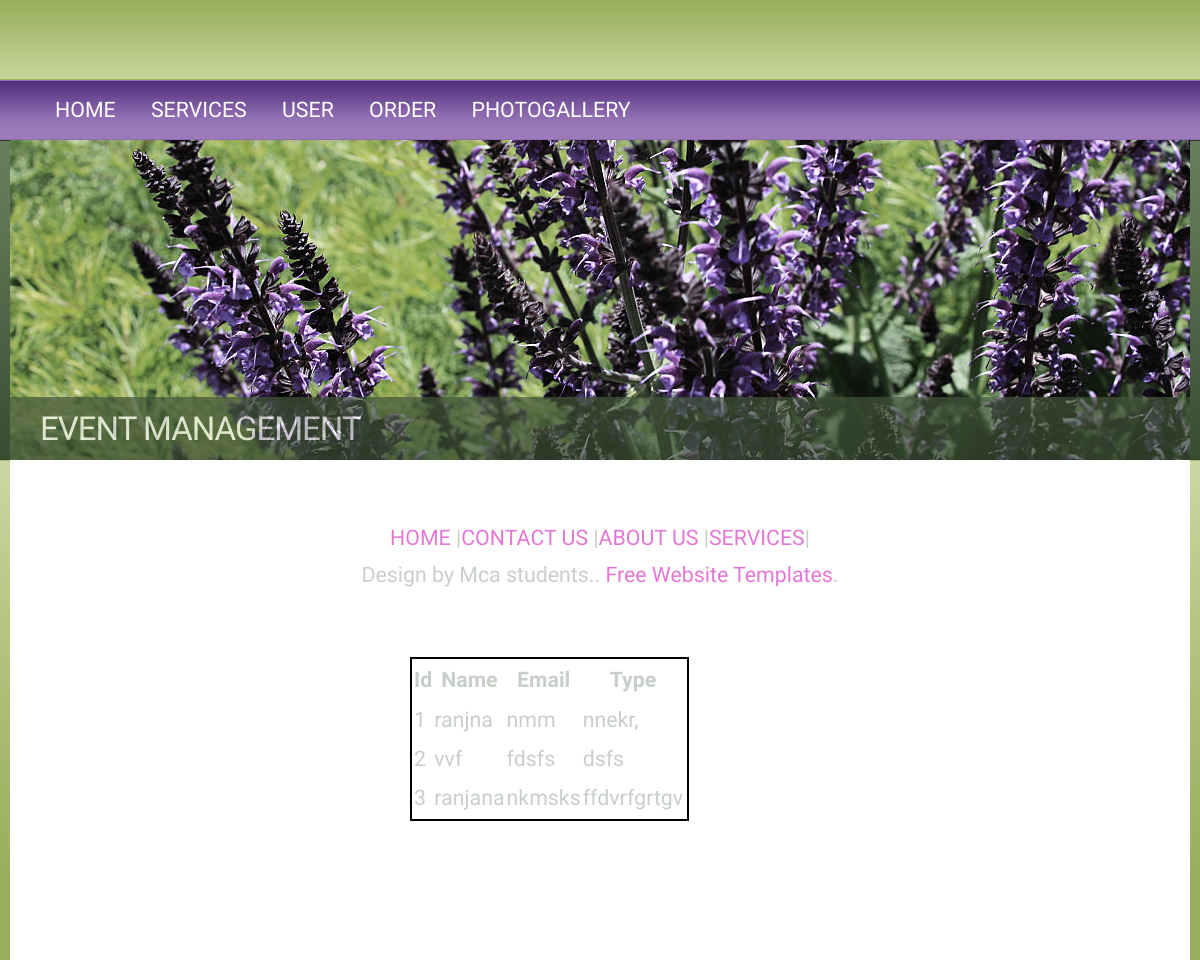
The page /contact2.php on the database its author committed.
### tables this page shows
CREATE TABLE IF NOT EXISTS `contact` (
  `id` int(25) NOT NULL AUTO_INCREMENT,
  `name` varchar(30) NOT NULL,
  `email` varchar(30) NOT NULL,
  `query` varchar(30) NOT NULL,
  PRIMARY KEY (`id`)
);

### contact2.php (the view, shortened to what this page needs)
<!DOCTYPE html PUBLIC "-//W3C//DTD XHTML 1.0 Strict//EN" "http://www.w3.org/TR/xhtml1/DTD/xhtml1-strict.dtd">
<head>
<html xmlns="http://www.w3.org/1999/xhtml">
		<link rel="stylesheet" type="text/css" href="style.css" />
<body>
	<div id="outer">
		<div id="header">
			<div id="nav">
			<ul>
			<li><a href="home.php">Home</a></li>
			<li><a href="adminservices.php">Services</a></li>
			<li><a href="viewuser.php">User</a></li>
			<li><a href="vieworders.php">Order</a></li>
			<li><a href="gallery.php">Photogallery</a></li>
			</ul>
		    </div>
		</div>
		<div id="banner">
			<img src="images/pic02.jpg" width="1180" height="320" alt="" />
				<div id="logo">
					<h2><a href="#">Event management </a></h2>
				</div>
		</div>
		<div id="main" style="height:500px">
		<?php
$query="select * from contact";
$rid=mysql_query($query) or die(mysql_error());
echo "<table style='border:solid 2px #000000' class='tab2'>";
echo "<tr><th colspan='1'>Id</th>&nbsp;&nbsp;<th colspan='1'>Name</th><th colspan='1'>Email</th><th colspan='1'>Type</th></tr>";
while($res=mysql_fetch_array($rid))
{
echo "<tr><td>".$res['id']."</td><td>".$res['name']."</td><td>".$res['email']."</td><td>".$res['query']."</td><td></tr>";
}
?>
</div>
		</div>
		<div style="margin: 1em 0 3em 0; text-align: center;">
			 <a href="home.php" class="a">HOME </a>|<a href="" class="a">CONTACT US </a>|<a href="" class="a">ABOUT US </a>|<a href="" class="a">SERVICES</a>|<br />
	Design by Mca students.. <a href="http://www.freewebtemplates.com/">Free Website Templates</a>.</div>
</body>
</html>

### style.css (style rules this page uses)
* { margin: 0; padding: 0; }
a { text-decoration: underline; color: #E477D4; }
body { font-size: 16pt; line-height: 1.75em; background: #98ae5b url(images/bg.jpg) repeat-x top left; color: #C7CFC8; }
body,input { font-family: Jura, sans-serif; }
h1,h2,h3,h4 { text-transform: uppercase; font-weight: normal; letter-spacing: -1px; }
h2 { font-size: 1.55em; }
h2,h3,h4 { margin-bottom: 1em; color: #FFF; }
ul { margin: 0 0 1.5em 0; list-style: none; padding: 0; }
ul li { margin: 0; padding: 6px 0; }
#banner { position: relative; padding: 0; height: 320px; width: 1180px; margin: 0 0 0 0; background: #FFF; }
#header { position: relative; padding: 0px; height: 60px; width: 1120px; }
#logo { position: absolute; bottom: 0; left: 0px; height: 63px; width: 100%; line-height: 63px; background: url(images/logo.jpg) repeat-x bottom right; opacity: 0.7; }
#logo a { text-decoration: none; color: #fff; padding: 0 30px; }
#main { position: relative; padding: 0; width:100%; margin:0px auto; background: #FFF; }
#nav { top: 0; left: 0; height: 80px; line-height: 60px; padding: 0 30px 0 30px; width: 1120px; margin: 0; }
#nav a { text-decoration: none; text-transform: uppercase; letter-spacing: 2; color: #FFF; }
#nav ul { list-style: none; }
#nav ul li { display: inline; padding: 0 15px 0 15px; }
#outer { position: relative; width: 1180px; margin: 80px auto 0 auto; }

### contact2.php (style rules this page uses)
.tab2 { margin-left:400px; }
a { text-decoration:none; }

### rows shown on the page
contact: id "1", name "ranjna", email "nmm", query "nnekr,"
contact: id "2", name "vvf", email "fdsfs", query "dsfs"
contact: id "3", name "ranjana", email "nkmsks", query "ffdvrfgrtgv"
